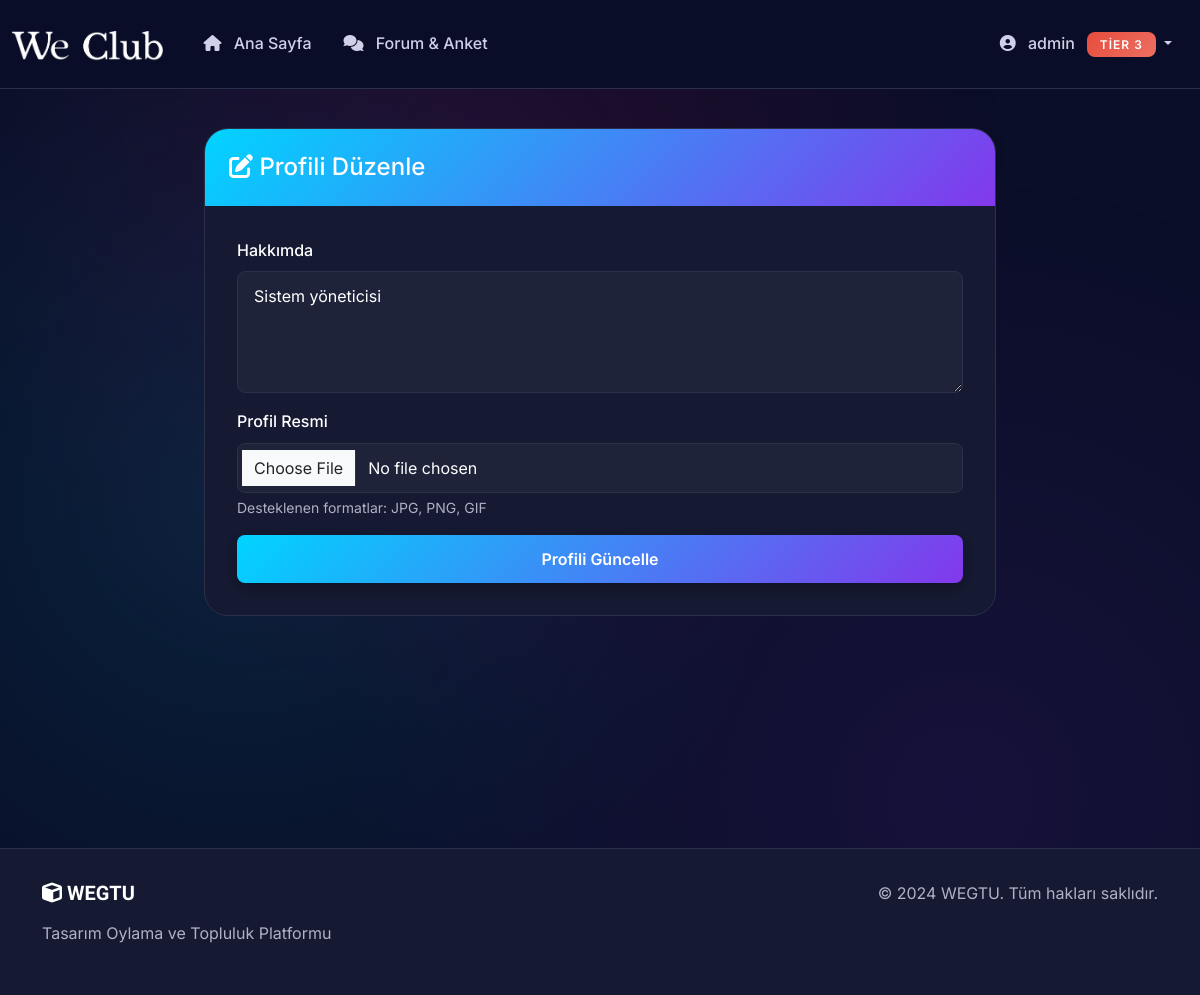
The app's page /profile/edit (signed in) with its own data.
### app/models.py (models this page shows, shortened)
class User(UserMixin, db.Model):
    id = db.Column(db.Integer, primary_key=True)
    username = db.Column(db.String(64), index=True, unique=True, nullable=False)
    email = db.Column(db.String(120), index=True, unique=True, nullable=False)
    password_hash = db.Column(db.String(256), nullable=False)
    tier = db.Column(db.Integer, default=0)  # Tier 0: Aktif değil
    xp = db.Column(db.Integer, default=0)
    bio = db.Column(db.Text, nullable=True)
    profile_image = db.Column(db.String(120), nullable=True, default='default.jpg')
    designs = db.relationship('Design', backref='owner', lazy='dynamic')
    votes = db.relationship('Vote', backref='voter', lazy='dynamic')
    comments = db.relationship('Comment', backref='author', lazy='dynamic')
    created_polls = db.relationship('Poll', backref='creator', lazy='dynamic')

### app/routes.py (the view)
@main_bp.route('/profile/edit', methods=['GET', 'POST'])
@login_required
def edit_profile():
    if current_user.tier < 1:
        abort(403)
    form = EditProfileForm()
    if form.validate_on_submit():
        current_user.bio = form.bio.data
        if form.profile_image.data:
            file = form.profile_image.data
            if file and allowed_file(file.filename):
                filename = secure_filename(file.filename)
                unique_filename = secrets.token_hex(8) + '_' + filename
                file_path = os.path.join(current_app.config['UPLOAD_FOLDER'], 'profiles', unique_filename)
                os.makedirs(os.path.dirname(file_path), exist_ok=True)
                file.save(file_path)
                current_user.profile_image = unique_filename
        db.session.commit()
        flash('Profiliniz güncellendi!', 'success')
        return redirect(url_for('main.profile'))
    elif request.method == 'GET':
        form.bio.data = current_user.bio
    return render_template('edit_profile.html', form=form)

### app/forms.py
class EditProfileForm(FlaskForm):
    bio = TextAreaField('Hakkımda', validators=[Length(max=500)])
    profile_image = FileField('Profil Resmi', validators=[FileAllowed(['jpg', 'png', 'gif', 'jpeg'], 'Sadece resim dosyaları yüklenebilir!')])
    submit = SubmitField('Profili Güncelle')

### app/__init__.py (called while the page is built)
def create_app():
    app = Flask(__name__)
    app.config['SECRET_KEY'] = 'your-secret-key-here'
    app.config['SQLALCHEMY_DATABASE_URI'] = 'sqlite:///wegtu.db'
    app.config['SQLALCHEMY_TRACK_MODIFICATIONS'] = False
    app.config['UPLOAD_FOLDER'] = 'app/static/uploads'
    app.config['MAX_CONTENT_LENGTH'] = 16 * 1024 * 1024  # 16MB max file size
    db.init_app(app)
    login_manager.init_app(app)
    csrf.init_app(app)
    login_manager.login_view = 'auth.login'
    login_manager.login_message = 'Bu sayfaya erişmek için giriş yapmalısınız.'
    login_manager.login_message_category = 'info'
    @login_manager.user_loader
    def load_user(user_id):
        from app.models import User
        return User.query.get(int(user_id))
    from app.routes import main_bp, auth_bp
    app.register_blueprint(main_bp)
    app.register_blueprint(auth_bp, url_prefix='/auth')
    return app

### app/templates/edit_profile.html (shortened to what this page needs)
{% extends "base.html" %}
{% block content %}
<div class="row justify-content-center">
    <div class="col-md-8">
        <div class="card">
            <div class="card-header">
                <h4 class="mb-0">
                    <i class="fas fa-edit"></i> Profili Düzenle
                </h4>
            </div>
            <div class="card-body">
                <form method="POST" enctype="multipart/form-data">
                    <div class="mb-3">
                        {{ form.bio.label(class="form-label") }}
                        {{ form.bio(class="form-control" + (" is-invalid" if form.bio.errors else ""), rows="4") }}
                    </div>
                    <div class="mb-3">
                        {{ form.profile_image.label(class="form-label") }}
                        {{ form.profile_image(class="form-control" + (" is-invalid" if form.profile_image.errors else "")) }}
                        <div class="form-text">Desteklenen formatlar: JPG, PNG, GIF</div>
                    </div>
                    <div class="d-grid">
                        {{ form.submit(class="btn btn-primary") }}
                    </div>
                </form>
            </div>
        </div>
    </div>
</div>
{% endblock %}

### app/templates/base.html (shortened to what this page needs)
<!DOCTYPE html>
<html lang="tr">
<head>
    <link href="https://cdn.jsdelivr.net/npm/bootstrap@5.3.2/dist/css/bootstrap.min.css" rel="stylesheet">
    <link rel="stylesheet" href="https://cdnjs.cloudflare.com/ajax/libs/font-awesome/6.5.1/css/all.min.css">
    <link href="{{ url_for('static', filename='css/style.css') }}" rel="stylesheet">
</head>
<body>
    <nav class="navbar navbar-expand-lg fixed-top navbar-dark">
        <div class="container-fluid">
            <a class="navbar-brand" href="{{ url_for('main.index') }}">
                <img src="{{ url_for('static', filename='img/logo.png') }}" alt="" height="30">
            </a>
            <div class="collapse navbar-collapse" id="navbarNav">
                <ul class="navbar-nav me-auto">
                    <li class="nav-item">
                        <a class="nav-link" href="{{ url_for('main.index') }}">
                            <i class="fas fa-home"></i> Ana Sayfa
                        </a>
                    </li>
                    <li class="nav-item">
                        <a class="nav-link" href="{{ url_for('main.forum') }}">
                            <i class="fas fa-comments"></i> Forum & Anket
                        </a>
                    </li>
                </ul>
                <ul class="navbar-nav">
                    {% if current_user.is_authenticated %}
                        <li class="nav-item dropdown">
                            <a class="nav-link dropdown-toggle" href="#" id="navbarDropdown" role="button" data-bs-toggle="dropdown">
                                <i class="fas fa-user-circle"></i> {{ current_user.username }}
                                <span class="badge tier-{{ current_user.tier }} ms-2">
                                    Tier {{ current_user.tier }}
                                </span>
                            </a>
                        </li>
                    {% endif %}
                </ul>
            </div>
        </div>
    </nav>
    <main class="main-content">
        {% block content %}{% endblock %}
    </main>
    <footer class="footer">
        <div class="container">
            <div class="row">
                <div class="col-md-6">
                    <h5><i class="fas fa-cube"></i> WEGTU</h5>
                    <p class="text-muted">Tasarım Oylama ve Topluluk Platformu</p>
                </div>
                <div class="col-md-6 text-md-end">
                    <p class="text-muted">&copy; 2024 WEGTU. Tüm hakları saklıdır.</p>
                </div>
            </div>
        </div>
    </footer>
</body>
</html>

### app/static/css/style.css (style rules this page uses)
:root { --bg-primary: #0a0e27; --bg-secondary: #151931; --bg-tertiary: #1e233a; --accent-primary: #00d4ff; --accent-secondary: #ff006e; --accent-tertiary: #8338ec; --text-primary: #ffffff; --text-secondary: #d0d0e8; --text-muted: #b0b0c8; --border-color: #2a2f4a; --gradient-primary: linear-gradient(135deg, #667eea 0%, #764ba2 100%); --gradient-accent: linear-gradient(135deg, #00d4ff 0%, #8338ec 100%); --gradient-hero: linear-gradient(135deg, #0a0e27 0%, #1e233a 50%, #151931 100%); --font-display: 'Orbitron', sans-serif; --font-body: 'Inter', sans-serif; --spacing-xs: 0.5rem; --spacing-sm: 1rem; --spacing-md: 1.5rem; --spacing-lg: 2rem; --spacing-xl: 3rem; --radius-sm: 0.5rem; --radius-md: 1rem; --radius-lg: 1.5rem; --shadow-sm: 0 2px 4px rgba(0, 0, 0, 0.1); --shadow-md: 0 4px 12px rgba(0, 0, 0, 0.2); --shadow-lg: 0 8px 24px rgba(0, 0, 0, 0.3); --shadow-glow: 0 0 20px rgba(0, 212, 255, 0.3); }
* { margin: 0; padding: 0; box-sizing: border-box; }
body { font-family: var(--font-body); background: var(--bg-primary); color: var(--text-primary); line-height: 1.6; overflow-x: hidden; }
body::before { content: ''; position: fixed; top: 0; left: 0; width: 100%; height: 100%; background: radial-gradient(circle at 20% 50%, rgba(0, 212, 255, 0.1) 0%, transparent 50%), radial-gradient(circle at 80% 80%, rgba(131, 56, 236, 0.1) 0%, transparent 50%), radial-gradient(circle at 40% 20%, rgba(255, 0, 110, 0.1) 0%, transparent 50%); pointer-events: none; z-index: -1; }
.navbar { background: rgba(10, 14, 39, 0.95) !important; backdrop-filter: blur(20px); border-bottom: 1px solid var(--border-color); padding: var(--spacing-sm) 0; transition: all 0.3s ease; }
.navbar-brand { font-family: var(--font-display); font-weight: 700; font-size: 1.8rem; background: var(--gradient-accent); -webkit-background-clip: text; -webkit-text-fill-color: transparent; background-clip: text; letter-spacing: 2px; }
.nav-link { color: var(--text-secondary) !important; font-weight: 500; padding: 0.5rem 1rem !important; transition: all 0.3s ease; position: relative; }
.nav-link i { margin-right: 0.5rem; }
.main-content { margin-top: 80px; min-height: calc(100vh - 80px); padding: var(--spacing-xl) 0; }
.container-fluid { max-width: 1400px; }
.card { background: var(--bg-secondary); border: 1px solid var(--border-color); border-radius: var(--radius-lg); transition: all 0.3s ease; overflow: hidden; }
.card-header { background: var(--gradient-accent); border: none; padding: var(--spacing-md); font-weight: 600; }
.card-body { padding: var(--spacing-lg); }
.btn { border-radius: var(--radius-sm); font-weight: 600; padding: 0.75rem 1.5rem; transition: all 0.3s ease; border: none; position: relative; overflow: hidden; }
.btn-primary { background: var(--gradient-accent); color: white; box-shadow: var(--shadow-md); }
.badge { padding: 0.4rem 0.8rem; border-radius: var(--radius-sm); font-weight: 600; font-size: 0.75rem; text-transform: uppercase; letter-spacing: 1px; }
.tier-3 { background: linear-gradient(135deg, #e74c3c 0%, #ec7063 100%); }
.form-control, .form-select { background: var(--bg-tertiary); border: 1px solid var(--border-color); color: var(--text-primary); border-radius: var(--radius-sm); padding: 0.75rem 1rem; transition: all 0.3s ease; }
.form-label { color: var(--text-primary); font-weight: 500; margin-bottom: 0.5rem; }
.form-text { color: var(--text-muted); }
.footer { background: var(--bg-secondary); border-top: 1px solid var(--border-color); padding: var(--spacing-lg) 0; margin-top: var(--spacing-xl); }
.footer h5 { font-family: var(--font-display); font-weight: 700; margin-bottom: var(--spacing-sm); }
h2, h3, h4, h5, h6 { color: var(--text-primary); }
.text-muted { color: var(--text-muted) !important; }
p { color: var(--text-secondary); }

### records on screen
User: username "admin", tier "3", bio "Sistem yöneticisi"
